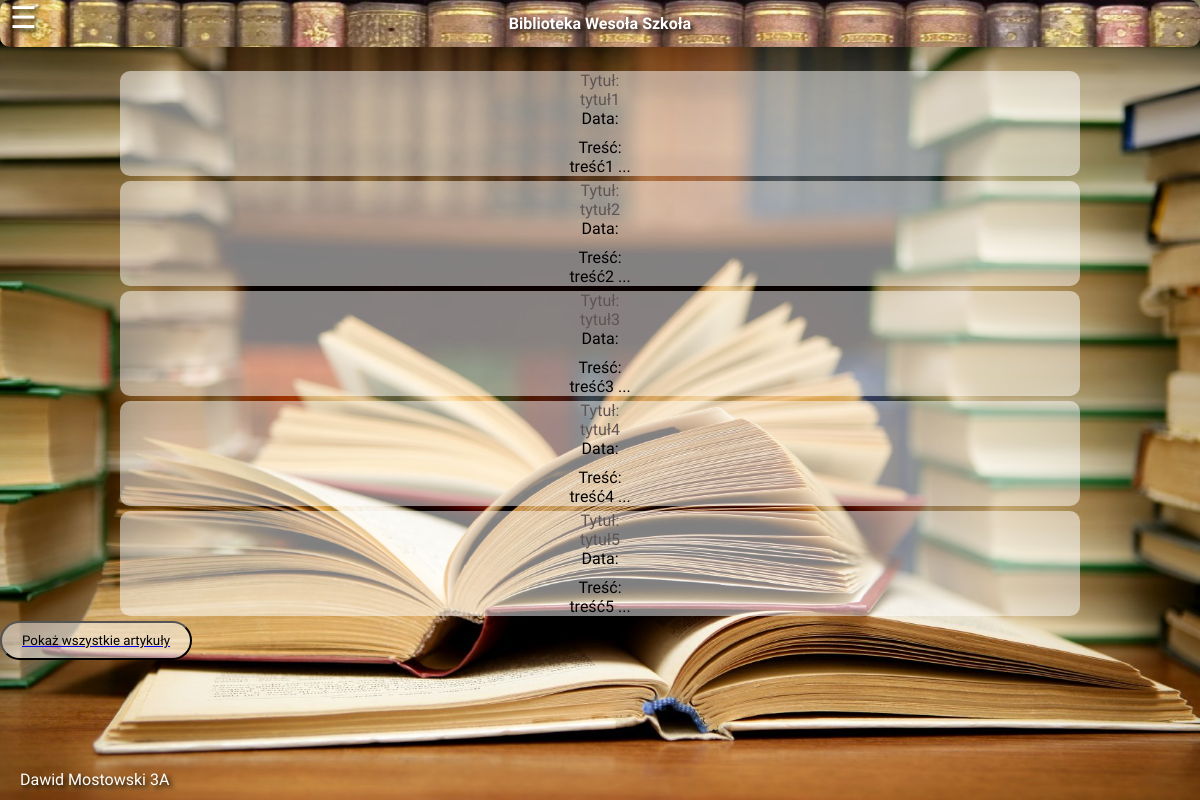
Before: / with the older database file.
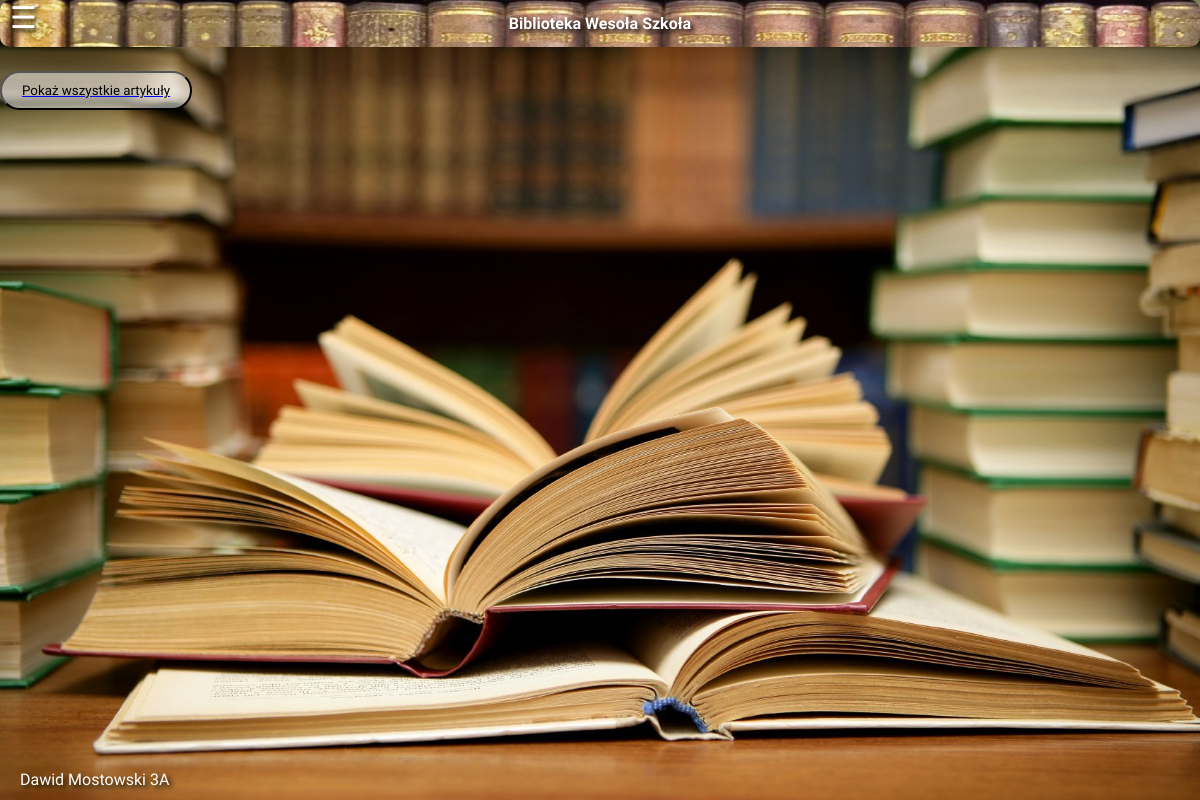
After: the same page with the newer database file.
### tables this page shows
CREATE TABLE `artykul` (
  `artykul_id` int(11) NOT NULL,
  `title` varchar(100) NOT NULL,
  `tresc` mediumtext NOT NULL,
  `link` varchar(100) NOT NULL,
  `autor` varchar(255) NOT NULL,
  `data` datetime NOT NULL
);

### wpisy.php (the view, shortened to what this page needs)
<?php
    $host = "localhost";
    $dbname = "wiai";
    $username = "root";
    $password = "";
    $connect = mysqli_connect($host, $username, $password, $dbname);
    $query = 'SELECT `artykul_id`, `title`, `tresc`, `link`, `autor`, `data` FROM `artykul` WHERE 1';
    $data = mysqli_query($connect, $query);
    $counter = 0;
    if (mysqli_num_rows($data) > 0)
    {
        while($row = mysqli_fetch_assoc($data))
        {
            echo "<div id='wpis' class='artykul'><a href='artykul.php?id=".$row['artykul_id']."'><p>Tytuł:</p>".$row['title']."</a><p>Data:</p>".$row['data']."<article><p>Treść:</p>".substr($row['tresc'],0,150)." ...</article></div>";
            $counter++;
            if ($counter >= 5) {
                break;
            }
        }
    }
?>

### index.php (shortened to what this page needs)
<!DOCTYPE html>
<html lang="pl">
<head>
    <link rel="stylesheet" href="style.css">
</head>
<body>
    <div class="header-container">
        <span id="menu-icon" onclick="openNav()">&#9776; </span>
        <h2>Biblioteka Wesoła Szkoła</h2>
    </div>
    <div id="wpisy">
        <?php
            include('wpisy.php');
        ?>
        <a href="wszystkie_wpisy.php"><button>Pokaż wszystkie artykuły</button></a>
    </div>
    <footer id="footer">
        Dawid Mostowski 3A
    </footer>
</body>
</html>

### style.css (style rules this page uses)
* { margin: 0px; font-family: 'Playpen Sans', cursive; }
body { background-image: url('./zdj/ksiazki.jpg'); background-repeat: no-repeat; background-attachment: fixed; background-size: 100% 100%; width: auto; height: 100vh; font-family: 'Lato', sans-serif; }
h2 { font-weight: bold; background-image: url('./zdj/header_tło.jpg'); background-repeat: no-repeat; background-attachment: fixed; background-size: 100% 100%; border-radius: 10px; text-align: center; color: #ffffff; text-shadow: 3px 3px 5px #000000; padding: 14px; font-size: 16px; margin: 0px; }
.header-container { position: relative; color: #ffffff; text-shadow: 3px 3px 5px #000000; }
#wpisy { margin-top: 2%; }
button { display: flex; background-color: rgba(255, 255, 255, 0.5); padding-top: 10px; padding-bottom: 10px; padding-left: 20px; padding-right: 20px; border-radius: 20px; }
#menu-icon { font-size: 30px; cursor: pointer; position: absolute; top: 0; left: 10px; }
#footer { position: fixed; color: #ffffff; text-shadow: 3px 3px 5px #000000; margin-left: 20px; text-align: left; bottom: 0; margin-bottom: 0; height: 30px; }
.artykul { color: #000000; text-align: center; background-color: rgba(255, 255, 255, 0.5); margin-left: auto; margin-right: auto; height: 10%; width: 80%; border-radius: 10px; margin-bottom: 5px; }
.artykul a { text-align: center; text-decoration: none; color: #5e5454; margin-left: auto; margin-right: auto; border-radius: 10px; margin-bottom: 5px; }
article { padding-top: 10px; }

Changed rows visible on the page:
removed artykul: title "tytuł1", tresc "treść1"
removed artykul: title "tytuł2", tresc "treść2"
removed artykul: title "tytuł3", tresc "treść3"
removed artykul: title "tytuł4", tresc "treść4"
removed artykul: title "tytuł5", tresc "treść5"
